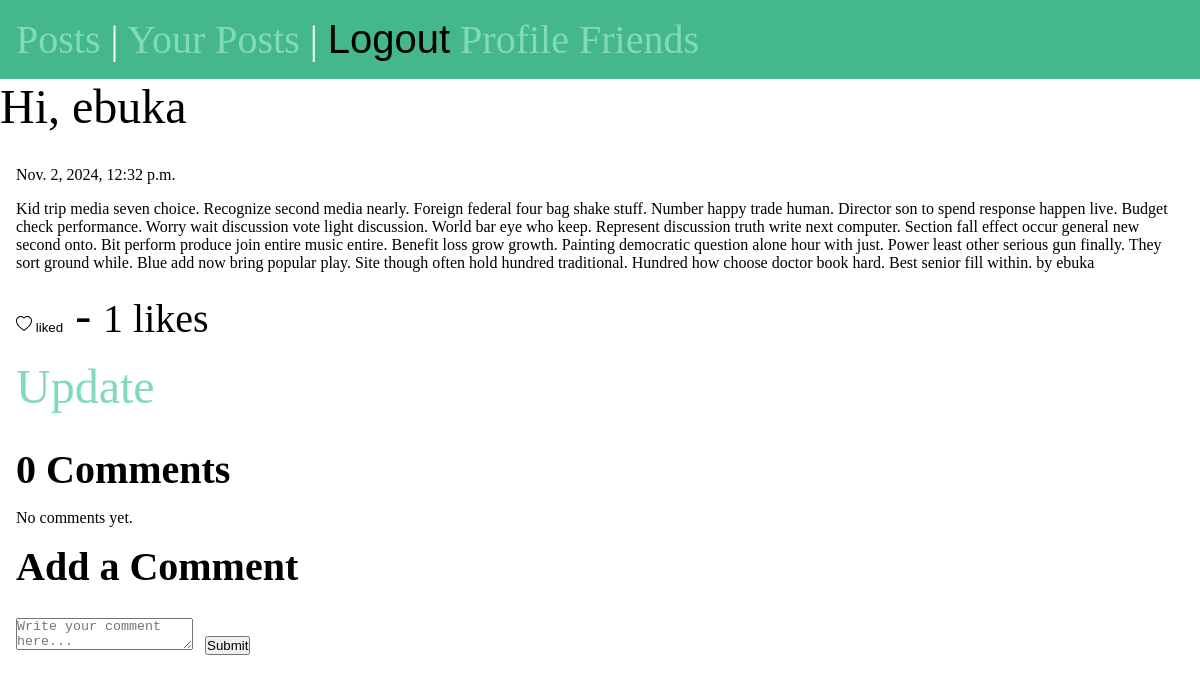
Screenshot of /post-detail/78/ (signed in) with the database file from the repository.
### posts/models.py (models this page shows)
class Post(models.Model):
    author = models.ForeignKey(User, on_delete=models.CASCADE)
    content = models.TextField()
    date = models.DateTimeField(auto_now_add=True)
    image = models.ImageField(upload_to='images', null=True, blank=True)
    like = models.ManyToManyField(User, related_name='likes',  blank=True)
    def total_likes (self):
        return self.like.count()

### posts/views.py (the view)
# urls.py: path('post-detail/<int:post_id>/', post_detail, name='post_detail'),
@login_required(login_url="user/login/")
def post_detail(request, post_id):
    post = get_object_or_404(Post, id=post_id)
    total_like = post.total_likes()
    comments = post.comments.all()
    comment = None
    if request.method == 'POST':
        form = CommentForm(request.POST)
        if form.is_valid():
            comment = form.save(commit=False)
            comment.post = post
            comment.author = request.user
            comment.save()
            if request.headers.get('HX-Request') == 'true':
                response = JsonResponse({"message":"Comment added"})
                response['HX-Refresh'] = "true"
                return response
            return redirect('post_detail')
        else:
            messages.error(request, 'Error')
    else:
        form = CommentForm()
    return render(request, 'post_detail.html', {'post':post, 'form':form, 'comments':comments, 'comment':comment, 'total_like':total_like})

### posts/forms.py
class CommentForm(forms.ModelForm):
    class Meta:
        model =  Comment
        fields = ['comment']

### templates/post_detail.html (shortened to what this page needs)
{% extends 'base.html' %}
{% block content %}
    <section>
        <p>{{ post.date }}</p>
        <p> {{ post.content }} by {{post.author}}</p>
        <form action="{% url 'like' post.id %}" method="post" hx-post="{% url 'like' post.id %}" hx-target="#like-button" hx-swap="outerHTML">
            <button type="submit" style="border: none; background: none; cursor: pointer;" id="like-button">
                {% if request.user in post.like.all %}liked{% endif%}
            </button> -  <small><span id="likes-count">{{ total_like }}</span> likes </small>
        </form>
        {% if post.author == request.user %}
            <a href="{% url 'post_update' post.id %}" aria-label="Update Post">Update</a>
        {% endif %}
        {% with count_comments=comments.count %}
        <h2> {{ count_comments }} Comments</h2>
        {% endwith %}
        <div id="comments">
            {% for comment in comments %}
                <div class="comment">
                    <p><strong>{{ comment.author.username }}:</strong> {{ comment.comment }}
                    <p><small>{{ comment.date }}</small></p>
                </div>
                {% if request.user == comment.author%}
                <form action="" method='post' hx-post="{% url 'delete_comment' comment.id %}"" hx-target="#comments" hx-swap="beforeend" hx-confirm="Do you want to delete this comment? ">
                    {% csrf_token %}
                    <button><svg width="24" height="24" viewBox="0 0 24 24" fill="none" xmlns="http://www.w3.org/2000/svg">
                    <line x1="6" y1="6" x2="18" y2="18" stroke="red" stroke-width="2" stroke-linecap="round"/>
                    <line x1="6" y1="18" x2="18" y2="6" stroke="red" stroke-width="2" stroke-linecap="round"/>
                    </svg>
                    </button>
                </form>
                {%endif %}
            {% empty %}
                <p>No comments yet.</p>
            {% endfor %}
        </div>
        <h1>Add a Comment</h1>
        {% if request.user.is_authenticated %}
        <form method="post" hx-post="{% url 'post_detail' post.id %}" hx-target="#comments" hx-swap="beforeend" aria-label="Add Comment">
            <textarea name="comment" placeholder="Write your comment here..." required></textarea>
            <button type="submit">Submit</button>
        </form>
        {% endif %}
    </section>
{% endblock %}

### templates/base.html (shortened to what this page needs)
<!DOCTYPE html>
{% load static %}
<html lang="en">
<head>
    <link rel="stylesheet" href="{% static 'css/style.css' %}">
</head>
<body>
    <nav>
        <a href="{% url 'post_list' %}">
            <span role="img" aria-label="Posts" title="Posts">Posts</span>
        </a> |
        <a href="{% url 'my_post' %}">
            <span role="img" aria-label="Posts" title="Posts">Your Posts</span>
        </a> |
        {% if user.is_authenticated %}
            <form class="logout" action="{% url 'logout' %}" method="post">
                <button class="logout-button" aria-label="User Logout" title="User Logout">Logout</button>
            </form>
            <a href="{% url 'profile' %}" class="nav-link px-2">Profile</a>
            <a href="{% url 'list_user' %}">Friends</a>
        {% endif %}
    </nav>
    {% if request.user.is_authenticated%}
    Hi, {{user.username}}
    {% endif %}
    <main>
        {% block content %}
        {% endblock %}
    </main>
</body>
</html>

### static/css/style.css (style rules this page uses)
* { margin: 0; padding: 0; box-sizing: border-box; }
body { min-height: 100vh; background-color: white; color: black; font-size: 3rem; }
nav { padding: 1rem; background-color: #44B78B; color: white; font-size: 2.5rem; }
main { padding: 1rem; }
section { display: flex; flex-flow: column; gap: 1rem; }
h1, h2 { font-size: 2.5rem; }
p { font-size: 1rem; }
a { text-decoration: none; color: #81dbb8; }
.logout { display: inline-block; }
.logout-button { font-size: 2.5rem; background-color: rgb(0, 0, 0, 0); border: none; }

### rows the page displays
Post: date "Nov. 2, 2024, 12:32 p.m.", content "Kid trip media seven choice. Recognize second media nearly. Foreign federal four bag shake stuff. Number happy trade human. Director son to spend response happen live. Budget check performance. Worry wait discussion vote light discussion. World bar eye who keep. Represent discussion truth write next computer. Section fall effect occur general new second onto. Bit perform produce join entire music entire. Benefit loss grow growth. Painting democratic question alone hour with just. Power least other serious gun finally. They sort ground while. Blue add now bring popular play. Site though often hold hundred traditional. Hundred how choose doctor book hard. Best senior fill within.", author "ebuka"

### other values shown
{{ user.username }} "ebuka"
{{ total_like }} "1"
{{ count_comments }} "0"
